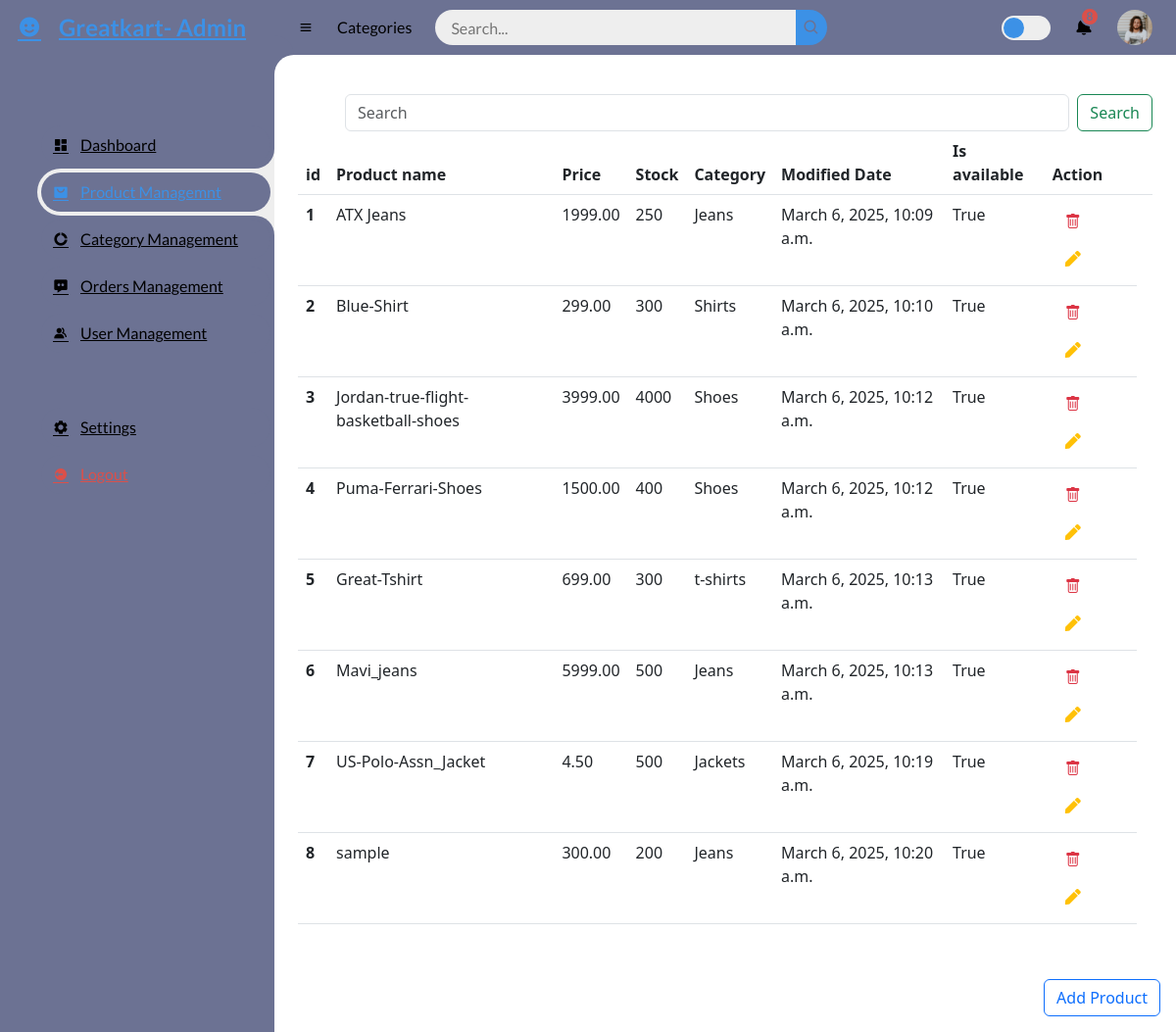
Page /myadmin/product_management/ on the earlier database version.
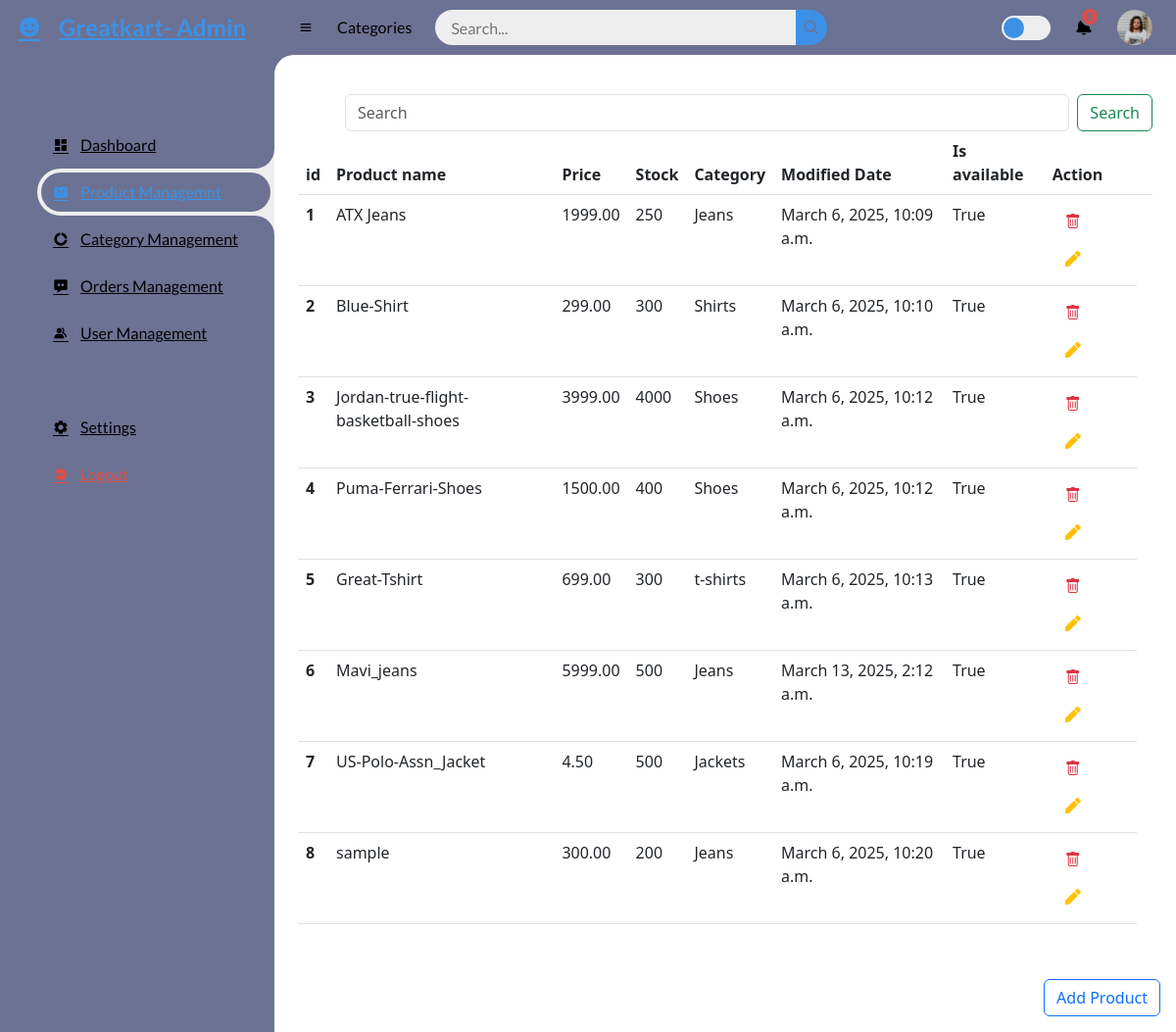
Same page on the later database version.
### store/models.py (models this page shows, shortened)
class Product(models.Model):
    product_name    = models.CharField(max_length=200, unique=True)
    slug            = models.SlugField(max_length=200, unique=True)
    description     = models.TextField(max_length=500, blank=True)
    price           = models.DecimalField(max_digits=10, decimal_places=2, default=0.0)
    images          = models.ImageField(upload_to='photos/products')
    stock           = models.IntegerField(default=0)
    is_available    = models.BooleanField(default=True)
    category        = models.ForeignKey(Category, on_delete=models.CASCADE, default=1)
    created_date    = models.DateTimeField(auto_now_add=True)
    modified_date   = models.DateTimeField(auto_now=True)
    rating = models.DecimalField(max_digits=3, decimal_places=2, default=0.0)
    num_reviews = models.IntegerField(default=0)

### category/models.py (models this page shows, shortened)
class Category(models.Model):
    category_name = models.CharField(max_length=50,unique=True)
    slug = models.SlugField(max_length=100,unique=True)
    description = models.TextField(max_length=255)
    cat_image = models.ImageField(upload_to='photos/categories',blank=True)
    class Meta:
        verbose_name = 'category'
        verbose_name_plural = 'categories'
    def __str__(self):
        return self.category_name

### myadmin/views.py (the view)
# urls.py: path('product_management/', views.product_management,name='product_management'),
def product_management(request):
    products = Product.objects.filter(is_available=True)
    if request.method == 'POST':
        search = request.POST['search']
        searchresult = Product.objects.filter(product_name__contains=search)
        return render(request,'myadmin/product_search.html',{'result':searchresult})
    paginator = Paginator(products,1)
    page = request.GET.get('page')
    paged_products=paginator.get_page(page)
    prodcuct_count = products.count()
    start_index = paginator.per_page * (paged_products.number - 1) + 1
    end_index = start_index + paginator.per_page - 1
    if end_index > paginator.count:
        end_index = paginator.count
    dict_product = {
        'products': products,
                  'start_index': start_index,
    'end_index': end_index,
    }
    return render(request, 'myadmin/product_management.html', dict_product)

### carts/context_processors.py (called while the page is built, shortened)
def counter(request):
    cart_count=0
    if 'admin' in request.path:
        return []
    return dict(cart_count=cart_count)

### category/context_processors.py (called while the page is built)
def menu_links(request):
    links = Category.objects.all()
    return dict(links=links)

### templates/myadmin/product_management.html (shortened to what the changed rows need)
{% extends 'myadmin/admin_base.html' %}
{% load static %}
{% block content %}
<link rel="stylesheet" href="https://cdn.jsdelivr.net/npm/bootstrap@5.3.0-alpha1/dist/css/bootstrap.min.css">
<link href="https://cdnjs.cloudflare.com/ajax/libs/font-awesome/5.10.0/css/all.min.css" rel="stylesheet">
<link href="https://cdn.jsdelivr.net/npm/bootstrap-icons@1.4.1/font/bootstrap-icons.css" rel="stylesheet">
<link href="{% static 'myadmin/style1.css' %}" rel="stylesheet">
<div class="col-12 ">
  <div class="bg-white  h-100 p-4">
      <div class="table-responsive">
          <table class="table">
              <thead>
                  <tr>
                      <th scope="col">id</th>
                      <th scope="col">Product name</th>
                      <th scope="col">Price</th>
                      <th scope="col">Stock</th>
                      <th scope="col">Category</th>
                      <th scope="col">Modified Date</th>
                      <th scope="col">Is available</th>
                      <th scope="col">Action</th>
                      <th scope="col" class="text-end"></th>
                  </tr>
              </thead>
              <tbody>
                  {% for product in products %}
                  <tr>
                      <th scope="row">{{ start_index | add:forloop.counter0 }}</th>
                      <td>{{ product.product_name }}</td>
                      <td>{{ product.price }}</td>
                      <td>{{ product.stock }}</td>
                      <td>{{ product.category.category_name }}</td>
                      <td>{{ product.modified_date }}</td>
                      <td>{{ product.is_available }}</td>
                      <td>
                        <button type="button" class="btn text-danger" data-bs-toggle="modal"
                            data-bs-target="#delete_model-{{forloop.counter}}">
                            <i class="bi bi-trash"></i>
                        </button>
                      <button type="button" class="btn text-warning" data-bs-toggle="modal"
                            data-bs-target="#edit_model-{{forloop.counter}}">
                            <i class="fa fa-pen"></i>
                        </button>
                    </td>
                  </tr>
                  {% endfor %}
              </tbody>
          </table>
      </div>
  </div>
</div>
{% endblock content %}

Differences in the rows shown:
changed Product "Mavi_jeans": modified_date "March 6, 2025, 10:13 a.m." → "March 13, 2025, 2:12 a.m."
